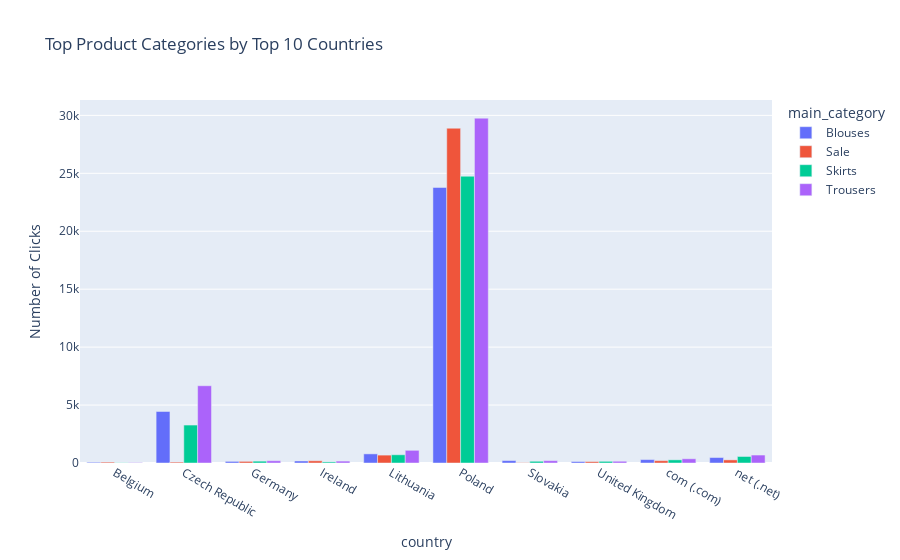

The cell this chart's notebook holds for it:
### Code cell
# Get top 10 countries by total clicks
top_countries = df['country'].value_counts().nlargest(10).index

# Filter data for only those top countries
df_top_countries = df[df['country'].isin(top_countries)]

# Group by country and product category to count clicks
category_country = df_top_countries.groupby(['country', 'main_category']).size().reset_index(name='clicks')

# Plot using Plotly
fig = px.bar(category_country,
             x='country', y='clicks', color='main_category',
             title='Top Product Categories by Top 10 Countries',
             labels={'clicks': 'Number of Clicks'},
             barmode='group')
fig.show()

### Figure 1 — Plotly figure (JSON) as saved in the notebook; plotly's stock layout.template omitted (floating-point values rounded to 4 significant figures)
{"data": [{"alignmentgroup": "True", "hovertemplate": "main_category=Blouses<br>country=%{x}<br>Number of Clicks=%{y}<extra></extra>", "legendgroup": "Blouses", "marker": {"color": "#636efa", "pattern": {"shape": ""}}, "name": "Blouses", "offsetgroup": "Blouses", "orientation": "v", "showlegend": true, "textposition": "auto", "type": "bar", "x": ["Belgium", "Czech Republic", "Germany", "Ireland", "Lithuania", "Poland", "Slovakia", "United Kingdom", "com (.com)", "net (.net)"], "xaxis": "x", "y": [63, 4445, 139, 175, 787, 23778, 208, 125, 294, 471], "yaxis": "y"}, {"alignmentgroup": "True", "hovertemplate": "main_category=Sale<br>country=%{x}<br>Number of Clicks=%{y}<extra></extra>", "legendgroup": "Sale", "marker": {"color": "#EF553B", "pattern": {"shape": ""}}, "name": "Sale", "offsetgroup": "Sale", "orientation": "v", "showlegend": true, "textposition": "auto", "type": "bar", "x": ["Belgium", "Czech Republic", "Germany", "Ireland", "Lithuania", "Poland", "Slovakia", "United Kingdom", "com (.com)", "net (.net)"], "xaxis": "x", "y": [76, 78, 140, 190, 681, 28890, 26, 119, 200, 268], "yaxis": "y"}, {"alignmentgroup": "True", "hovertemplate": "main_category=Skirts<br>country=%{x}<br>Number of Clicks=%{y}<extra></extra>", "legendgroup": "Skirts", "marker": {"color": "#00cc96", "pattern": {"shape": ""}}, "name": "Skirts", "offsetgroup": "Skirts", "orientation": "v", "showlegend": true, "textposition": "auto", "type": "bar", "x": ["Belgium", "Czech Republic", "Germany", "Ireland", "Lithuania", "Poland", "Slovakia", "United Kingdom", "com (.com)", "net (.net)"], "xaxis": "x", "y": [20, 3275, 159, 93, 710, 24746, 148, 144, 272, 562], "yaxis": "y"}, {"alignmentgroup": "True", "hovertemplate": "main_category=Trousers<br>country=%{x}<br>Number of Clicks=%{y}<extra></extra>", "legendgroup": "Trousers", "marker": {"color": "#ab63fa", "pattern": {"shape": ""}}, "name": "Trousers", "offsetgroup": "Trousers", "orientation": "v", "showlegend": true, "textposition": "auto", "type": "bar", "x": ["Belgium", "Czech Republic", "Germany", "Ireland", "Lithuania", "Poland", "Slovakia", "United Kingdom", "com (.com)", "net (.net)"], "xaxis": "x", "y": [34, 6667, 194, 164, 1094, 29759, 202, 151, 364, 687], "yaxis": "y"}], "layout": {"barmode": "group", "legend": {"title": {"text": "main_category"}, "tracegroupgap": 0}, "title": {"text": "Top Product Categories by Top 10 Countries"}, "xaxis": {"anchor": "y", "domain": [0, 1], "title": {"text": "country"}}, "yaxis": {"anchor": "x", "domain": [0, 1], "title": {"text": "Number of Clicks"}}}}
